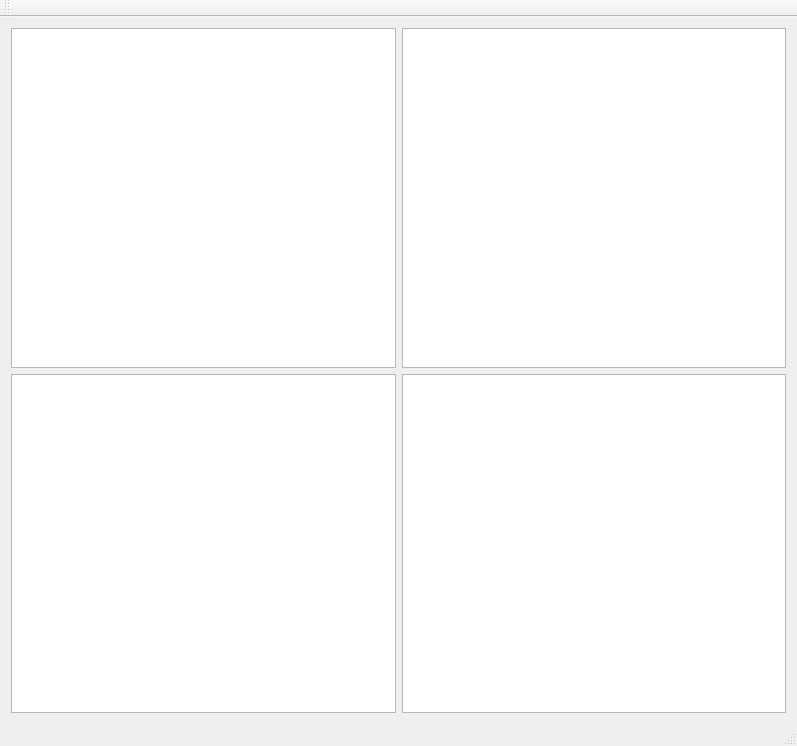
<?xml version="1.0" encoding="UTF-8"?>
<ui version="4.0">
 <class>MainWindow</class>
 <widget class="QMainWindow" name="MainWindow">
  <property name="geometry">
   <rect>
    <x>0</x>
    <y>0</y>
    <width>797</width>
    <height>746</height>
   </rect>
  </property>
  <property name="windowTitle">
   <string>MainWindow</string>
  </property>
  <widget class="QWidget" name="centralWidget">
   <layout class="QGridLayout" name="gridLayout">
    <item row="0" column="0">
     <widget class="QGraphicsView" name="graphicsView"/>
    </item>
    <item row="0" column="1">
     <widget class="QGraphicsView" name="graphicsView_2"/>
    </item>
    <item row="1" column="0">
     <widget class="QGraphicsView" name="graphicsView_3"/>
    </item>
    <item row="1" column="1">
     <widget class="QGraphicsView" name="graphicsView_4"/>
    </item>
   </layout>
  </widget>
  <widget class="QMenuBar" name="menuBar">
   <property name="geometry">
    <rect>
     <x>0</x>
     <y>0</y>
     <width>797</width>
     <height>21</height>
    </rect>
   </property>
  </widget>
  <widget class="QToolBar" name="mainToolBar">
   <attribute name="toolBarArea">
    <enum>TopToolBarArea</enum>
   </attribute>
   <attribute name="toolBarBreak">
    <bool>false</bool>
   </attribute>
  </widget>
  <widget class="QStatusBar" name="statusBar"/>
 </widget>
 <layoutdefault spacing="6" margin="11"/>
 <resources/>
 <connections/>
</ui>
